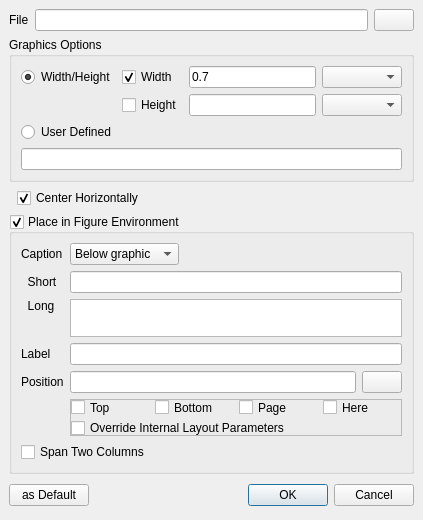
<?xml version="1.0" encoding="UTF-8"?>
<ui version="4.0">
 <class>InsertGraphics</class>
 <widget class="QDialog" name="InsertGraphics">
  <property name="geometry">
   <rect>
    <x>0</x>
    <y>0</y>
    <width>423</width>
    <height>517</height>
   </rect>
  </property>
  <layout class="QVBoxLayout" name="verticalLayout">
   <property name="spacing">
    <number>6</number>
   </property>
   <property name="margin">
    <number>9</number>
   </property>
   <item>
    <layout class="QGridLayout" name="gridLayout">
     <item row="0" column="0">
      <widget class="QLabel" name="label">
       <property name="sizePolicy">
        <sizepolicy hsizetype="Minimum" vsizetype="Fixed">
         <horstretch>0</horstretch>
         <verstretch>0</verstretch>
        </sizepolicy>
       </property>
       <property name="text">
        <string>File</string>
       </property>
       <property name="buddy">
        <cstring>leFile</cstring>
       </property>
      </widget>
     </item>
     <item row="0" column="1">
      <widget class="QLineEdit" name="leFile">
       <property name="sizePolicy">
        <sizepolicy hsizetype="MinimumExpanding" vsizetype="Fixed">
         <horstretch>0</horstretch>
         <verstretch>0</verstretch>
        </sizepolicy>
       </property>
      </widget>
     </item>
     <item row="0" column="2">
      <widget class="QPushButton" name="fileSelectButton">
       <property name="sizePolicy">
        <sizepolicy hsizetype="Minimum" vsizetype="Fixed">
         <horstretch>0</horstretch>
         <verstretch>0</verstretch>
        </sizepolicy>
       </property>
       <property name="contextMenuPolicy">
        <enum>Qt::DefaultContextMenu</enum>
       </property>
       <property name="text">
        <string/>
       </property>
       <property name="icon">
        <iconset resource="images.qrc">
         <normaloff>:/images-ng/fileopen.svgz</normaloff>:/images-ng/fileopen.svgz</iconset>
       </property>
       <property name="iconSize">
        <size>
         <width>16</width>
         <height>16</height>
        </size>
       </property>
      </widget>
     </item>
    </layout>
   </item>
   <item>
    <widget class="QGroupBox" name="groupBoxOptions">
     <property name="minimumSize">
      <size>
       <width>0</width>
       <height>0</height>
      </size>
     </property>
     <property name="toolTip">
      <string>Defines the options for \includegraphics[options]{file}.</string>
     </property>
     <property name="title">
      <string>Graphics Options</string>
     </property>
     <layout class="QGridLayout" name="gridLayout_2">
      <item row="0" column="0">
       <widget class="QRadioButton" name="rbWidthHeight">
        <property name="text">
         <string>Width/Height</string>
        </property>
        <property name="checked">
         <bool>true</bool>
        </property>
       </widget>
      </item>
      <item row="0" column="1">
       <widget class="QCheckBox" name="cbWidth">
        <property name="text">
         <string>Width</string>
        </property>
        <property name="checked">
         <bool>true</bool>
        </property>
       </widget>
      </item>
      <item row="0" column="2">
       <widget class="QLineEdit" name="leWidth">
        <property name="text">
         <string>0.7</string>
        </property>
       </widget>
      </item>
      <item row="0" column="3">
       <widget class="QComboBox" name="cbWidthUnit">
        <property name="minimumSize">
         <size>
          <width>80</width>
          <height>0</height>
         </size>
        </property>
       </widget>
      </item>
      <item row="1" column="1">
       <widget class="QCheckBox" name="cbHeight">
        <property name="text">
         <string>Height</string>
        </property>
       </widget>
      </item>
      <item row="1" column="2">
       <widget class="QLineEdit" name="leHeight"/>
      </item>
      <item row="1" column="3">
       <widget class="QComboBox" name="cbHeightUnit">
        <property name="minimumSize">
         <size>
          <width>80</width>
          <height>0</height>
         </size>
        </property>
       </widget>
      </item>
      <item row="3" column="0" colspan="4">
       <widget class="QLineEdit" name="leScale">
        <property name="toolTip">
         <string>Defines the options for \includegraphics[options]{file}.</string>
        </property>
       </widget>
      </item>
      <item row="2" column="0">
       <widget class="QRadioButton" name="rbUser">
        <property name="text">
         <string>User Defined</string>
        </property>
       </widget>
      </item>
     </layout>
    </widget>
   </item>
   <item>
    <layout class="QHBoxLayout" name="horizontalLayout_2">
     <item>
      <spacer name="horizontalSpacer_2">
       <property name="orientation">
        <enum>Qt::Horizontal</enum>
       </property>
       <property name="sizeType">
        <enum>QSizePolicy::Fixed</enum>
       </property>
       <property name="sizeHint" stdset="0">
        <size>
         <width>8</width>
         <height>20</height>
        </size>
       </property>
      </spacer>
     </item>
     <item>
      <widget class="QCheckBox" name="cbCentering">
       <property name="text">
        <string>Center Horizontally</string>
       </property>
       <property name="checked">
        <bool>true</bool>
       </property>
      </widget>
     </item>
    </layout>
   </item>
   <item>
    <widget class="QGroupBox" name="gbFloat">
     <property name="sizePolicy">
      <sizepolicy hsizetype="Preferred" vsizetype="Preferred">
       <horstretch>0</horstretch>
       <verstretch>0</verstretch>
      </sizepolicy>
     </property>
     <property name="minimumSize">
      <size>
       <width>0</width>
       <height>260</height>
      </size>
     </property>
     <property name="title">
      <string>Place in Figure Environment</string>
     </property>
     <property name="checkable">
      <bool>true</bool>
     </property>
     <layout class="QGridLayout" name="gridLayout_3">
      <item row="0" column="0">
       <widget class="QLabel" name="label_4">
        <property name="text">
         <string>Caption</string>
        </property>
       </widget>
      </item>
      <item row="0" column="1">
       <widget class="QComboBox" name="cbPosition">
        <property name="currentIndex">
         <number>1</number>
        </property>
        <item>
         <property name="text">
          <string>Above graphic</string>
         </property>
        </item>
        <item>
         <property name="text">
          <string>Below graphic</string>
         </property>
        </item>
       </widget>
      </item>
      <item row="0" column="2">
       <spacer name="horizontalSpacer">
        <property name="orientation">
         <enum>Qt::Horizontal</enum>
        </property>
        <property name="sizeHint" stdset="0">
         <size>
          <width>120</width>
          <height>20</height>
         </size>
        </property>
       </spacer>
      </item>
      <item row="2" column="1" colspan="2">
       <widget class="QPlainTextEdit" name="teCaption">
        <property name="sizePolicy">
         <sizepolicy hsizetype="Expanding" vsizetype="Expanding">
          <horstretch>0</horstretch>
          <verstretch>1</verstretch>
         </sizepolicy>
        </property>
        <property name="toolTip">
         <string>Caption for display next to the image</string>
        </property>
       </widget>
      </item>
      <item row="3" column="0">
       <widget class="QLabel" name="label_3">
        <property name="text">
         <string>Label</string>
        </property>
       </widget>
      </item>
      <item row="3" column="1" colspan="2">
       <widget class="QLineEdit" name="leLabel">
        <property name="toolTip">
         <string>Identifier, which is used to reference the graphic; e.g. using \ref{thisLabel}</string>
        </property>
       </widget>
      </item>
      <item row="14" column="0" colspan="2">
       <widget class="QCheckBox" name="cbSpan">
        <property name="text">
         <string>Span Two Columns</string>
        </property>
       </widget>
      </item>
      <item row="8" column="0">
       <widget class="QLabel" name="label_2">
        <property name="text">
         <string>Position</string>
        </property>
       </widget>
      </item>
      <item row="9" column="1" colspan="2">
       <widget class="QFrame" name="placementCheckboxes">
        <property name="frameShape">
         <enum>QFrame::StyledPanel</enum>
        </property>
        <property name="frameShadow">
         <enum>QFrame::Raised</enum>
        </property>
        <layout class="QGridLayout" name="gridLayout_4">
         <property name="margin">
          <number>0</number>
         </property>
         <item row="0" column="0">
          <widget class="QCheckBox" name="cbPlaceTop">
           <property name="text">
            <string>Top</string>
           </property>
          </widget>
         </item>
         <item row="0" column="1">
          <widget class="QCheckBox" name="cbPlaceBottom">
           <property name="text">
            <string>Bottom</string>
           </property>
          </widget>
         </item>
         <item row="0" column="2">
          <widget class="QCheckBox" name="cbPlacePage">
           <property name="text">
            <string>Page</string>
           </property>
          </widget>
         </item>
         <item row="0" column="3">
          <widget class="QCheckBox" name="cbPlaceHere">
           <property name="text">
            <string>Here</string>
           </property>
          </widget>
         </item>
         <item row="1" column="0" colspan="4">
          <widget class="QCheckBox" name="cbPlaceForce">
           <property name="text">
            <string>Override Internal Layout Parameters</string>
           </property>
          </widget>
         </item>
        </layout>
       </widget>
      </item>
      <item row="8" column="1" colspan="2">
       <layout class="QHBoxLayout" name="horizontalLayout_4">
        <item>
         <widget class="QLineEdit" name="lePlacement"/>
        </item>
        <item>
         <widget class="QPushButton" name="pbPlaceExpand">
          <property name="text">
           <string/>
          </property>
          <property name="icon">
           <iconset resource="texstudio.qrc">
            <normaloff>:/images/up-arrow-circle-silver.png</normaloff>:/images/up-arrow-circle-silver.png</iconset>
          </property>
         </widget>
        </item>
       </layout>
      </item>
      <item row="1" column="1" colspan="2">
       <widget class="QLineEdit" name="leShortCaption">
        <property name="toolTip">
         <string>Caption for display in the list of tables</string>
        </property>
       </widget>
      </item>
      <item row="1" column="0">
       <widget class="QLabel" name="label_5">
        <property name="text">
         <string>  Short</string>
        </property>
       </widget>
      </item>
      <item row="2" column="0">
       <widget class="QLabel" name="label_6">
        <property name="text">
         <string>  Long</string>
        </property>
        <property name="alignment">
         <set>Qt::AlignLeading|Qt::AlignLeft|Qt::AlignTop</set>
        </property>
       </widget>
      </item>
     </layout>
    </widget>
   </item>
   <item>
    <layout class="QHBoxLayout">
     <property name="spacing">
      <number>6</number>
     </property>
     <property name="margin">
      <number>0</number>
     </property>
     <item>
      <widget class="QPushButton" name="pbSaveDefault">
       <property name="minimumSize">
        <size>
         <width>0</width>
         <height>0</height>
        </size>
       </property>
       <property name="toolTip">
        <string>Save current settings as default.</string>
       </property>
       <property name="text">
        <string>as Default</string>
       </property>
       <property name="icon">
        <iconset>
         <normaloff>:/classic/images/classic/filesave.png</normaloff>:/classic/images/classic/filesave.png</iconset>
       </property>
      </widget>
     </item>
     <item>
      <spacer>
       <property name="orientation">
        <enum>Qt::Horizontal</enum>
       </property>
       <property name="sizeHint" stdset="0">
        <size>
         <width>131</width>
         <height>31</height>
        </size>
       </property>
      </spacer>
     </item>
     <item>
      <widget class="QPushButton" name="okButton">
       <property name="text">
        <string>OK</string>
       </property>
       <property name="default">
        <bool>true</bool>
       </property>
      </widget>
     </item>
     <item>
      <widget class="QPushButton" name="cancelButton">
       <property name="text">
        <string>Cancel</string>
       </property>
      </widget>
     </item>
    </layout>
   </item>
  </layout>
 </widget>
 <tabstops>
  <tabstop>leFile</tabstop>
  <tabstop>fileSelectButton</tabstop>
  <tabstop>rbWidthHeight</tabstop>
  <tabstop>cbWidth</tabstop>
  <tabstop>leWidth</tabstop>
  <tabstop>cbWidthUnit</tabstop>
  <tabstop>cbHeight</tabstop>
  <tabstop>leHeight</tabstop>
  <tabstop>cbHeightUnit</tabstop>
  <tabstop>rbUser</tabstop>
  <tabstop>leScale</tabstop>
  <tabstop>cbCentering</tabstop>
  <tabstop>gbFloat</tabstop>
  <tabstop>cbPosition</tabstop>
  <tabstop>leShortCaption</tabstop>
  <tabstop>teCaption</tabstop>
  <tabstop>leLabel</tabstop>
  <tabstop>lePlacement</tabstop>
  <tabstop>pbPlaceExpand</tabstop>
  <tabstop>cbPlaceTop</tabstop>
  <tabstop>cbPlaceBottom</tabstop>
  <tabstop>cbPlacePage</tabstop>
  <tabstop>cbPlaceHere</tabstop>
  <tabstop>cbPlaceForce</tabstop>
  <tabstop>cbSpan</tabstop>
  <tabstop>pbSaveDefault</tabstop>
  <tabstop>okButton</tabstop>
  <tabstop>cancelButton</tabstop>
 </tabstops>
 <resources>
  <include location="images.qrc"/>
  <include location="texstudio.qrc"/>
 </resources>
 <connections>
  <connection>
   <sender>okButton</sender>
   <signal>clicked()</signal>
   <receiver>InsertGraphics</receiver>
   <slot>accept()</slot>
   <hints>
    <hint type="sourcelabel">
     <x>331</x>
     <y>502</y>
    </hint>
    <hint type="destinationlabel">
     <x>96</x>
     <y>254</y>
    </hint>
   </hints>
  </connection>
  <connection>
   <sender>cancelButton</sender>
   <signal>clicked()</signal>
   <receiver>InsertGraphics</receiver>
   <slot>reject()</slot>
   <hints>
    <hint type="sourcelabel">
     <x>412</x>
     <y>502</y>
    </hint>
    <hint type="destinationlabel">
     <x>179</x>
     <y>282</y>
    </hint>
   </hints>
  </connection>
 </connections>
</ui>
